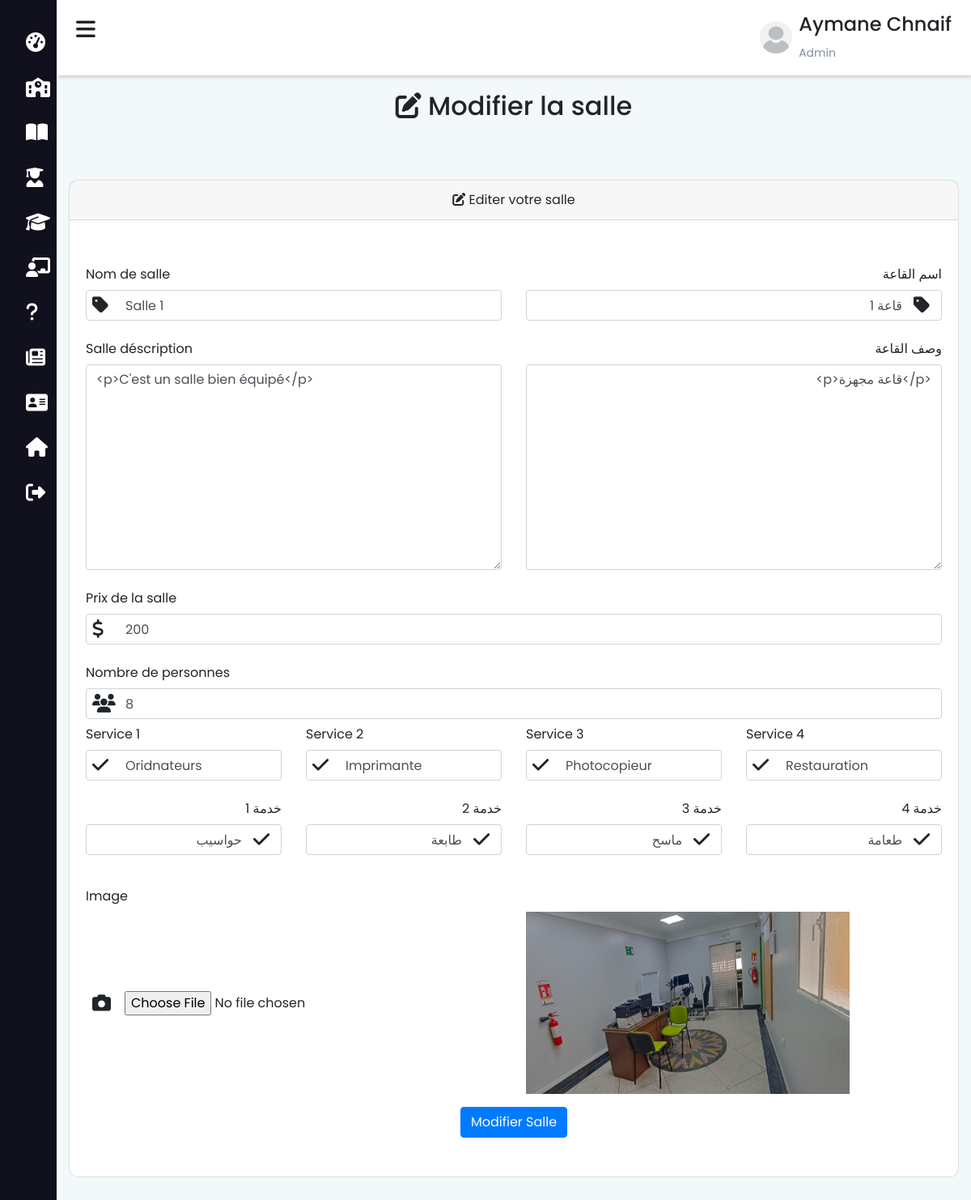
The page /admin/modifier-salle?id=10 (signed in) on the database its author committed.
### tables this page shows
CREATE TABLE `salle` (
  `sal_id` int(11) NOT NULL,
  `sal_nom` varchar(200) NOT NULL,
  `sal_nom_arab` varchar(200) NOT NULL,
  `sal_desc` text NOT NULL,
  `sal_desc_arab` varchar(200) NOT NULL,
  `sal_prix` float NOT NULL,
  `sal_personne` int(11) NOT NULL,
  `sal_image` varchar(200) NOT NULL,
  `sal_service` varchar(200) NOT NULL,
  `sal_service_arab` varchar(200) NOT NULL,
  `sal_service2` varchar(200) NOT NULL,
  `sal_service2_arab` varchar(200) NOT NULL,
  `sal_service3` varchar(200) NOT NULL,
  `sal_service3_arab` varchar(200) NOT NULL,
  `sal_service4` varchar(200) NOT NULL,
  `sal_service4_arab` varchar(200) NOT NULL
);

### admin/modifier-salle.php (the view, shortened to what the rows shown need)
<?php include_once "../session.php"; ?>
<?php
$id = $_GET['id'];
$salles = $data->getSalle();
foreach ($salles as $salle) {
    if ($salle['sal_id'] == $id) {
        $salle_nom = $salle['sal_nom'];
        $salle_nom_arab = $salle['sal_nom_arab'];
        $salle_descr = $salle['sal_desc'];
        $salle_descr_arab = $salle['sal_desc_arab'];
        $salle_prix = $salle['sal_prix'];
        $salle_personne = $salle['sal_personne'];
        $image = $salle['sal_image'];
        $salle_service1 = $salle['sal_service'];
        $salle_service2 = $salle['sal_service2'];
        $salle_service3 = $salle['sal_service3'];
        $salle_service4 = $salle['sal_service4'];
        $salle_service1_arab = $salle['sal_service_arab'];
        $salle_service2_arab = $salle['sal_service2_arab'];
        $salle_service3_arab = $salle['sal_service3_arab'];
        $salle_service4_arab = $salle['sal_service4_arab'];
    }
}
?>
<!DOCTYPE html>
<html lang="fr">
<head>
    <?php
        include_once "../includes/header.php";
    ?>
</head>
<body>
    <div class="main-content">
        <header>
            <?php include 'admin.php' ?>
        </header>
        <div class="container mt-5 pt-5">
            <div class="text-center py-3">
                <h2><i class="fas fa-edit"></i> Modifier la salle</h2>
            </div>
            <div class="row justify-content-center">
                <div class="col-md-12 my-5">
                    <div class="card card-position">
                        <div class="card-body py-5 w-100">
                            <form action="" method="POST" enctype="multipart/form-data">
                                <div class="row">
                                    <div class="col-lg-6">
                                        <div class="row mb-3">
                                            <div class="col-md-12">
                                                <div class="d-flex">
                                                    <i class="fas fa-tag position-awesome"></i>
                                                    <input id="nom_salle" type="text" class="form-control pl-5" name="nom_salle" value="<?php echo $salle_nom ?>" autocomplete="titre" required>
                                                </div>
                                            </div>
                                        </div>
                                    </div>
                                    <div class="col-lg-6">
                                        <div class="row mb-3 text-right">
                                            <div class="col-md-12">
                                                <div class="float-right">
                                                    <i class="fas fa-tag position-awesome-arab"></i>
                                                </div>
                                                <input id="nom_salle_arab" type="text" class="form-control pr-5 text-right" name="nom_salle_arab" value="<?php echo $salle_nom_arab ?>" autocomplete="titre" required>
                                            </div>
                                        </div>
                                    </div>
                                    <div class="col-lg-6">
                                        <div class="row mb-3">
                                            <div class="col-md-12">
                                                <textarea rows="10" class="form-control" id="editor" name="salle_descr" value="" autocomplete="texte" required><?php echo $salle_descr ?></textarea>
                                            </div>
                                        </div>
                                    </div>
                                    <div class="col-lg-6">
                                        <div class="row mb-3 text-right">
                                            <div class="col-md-12">
                                                <textarea rows="10" class="form-control text-right" id="editor2" name="salle_descr_arab" value="" autocomplete="texte" required><?php echo $salle_descr_arab ?></textarea>
                                            </div>
                                        </div>
                                    </div>
                                </div>
                                <div class="row mb-3">
                                    <div class="col-md-12">
                                        <div class="d-flex">
                                            <i class="fas fa-dollar-sign position-awesome"></i>
                                            <input id="salle_prix" type="number" min="1" class="form-control pl-5" name="salle_prix" value="<?php echo $salle_prix ?>" autocomplete="prix" required>
                                        </div>
                                    </div>
                                </div>
                                <div class="row mb-3">
                                    <div class="col-md-12">
                                        <div class="d-flex">
                                            <i class="fas fa-users position-awesome"></i>
                                            <input id="salle_personne" type="number" min="1" class="form-control pl-5" name="salle_personne" value="<?php echo $salle_personne ?>" autocomplete="titre" required>
                                        </div>
                                    </div>
                                    <div class="col-lg-3">
                                        <div class="row mb-3">
                                            <div class="col-md-12">
                                                <div class="d-flex">
                                                    <i class="fas fa-check position-awesome"></i>
                                                    <input id="salle-service1" type="text" class="form-control pl-5" value="<?php echo $salle_service1 ?>" name="salle_service1" autocomplete="prenom" placeholder="Service 1">
                                                </div>
                                            </div>
                                        </div>
                                    </div>
                                    <div class="col-lg-3">
                                        <div class="row mb-3">
                                            <div class="col-md-12">
                                                <div class="d-flex">
                                                    <i class="fas fa-check position-awesome"></i>
                                                    <input id="salle-service2" type="text" class="form-control pl-5" value="<?php echo $salle_service2 ?>" name="salle_service2" autocomplete="nom" placeholder="Service 2">
                                                </div>
                                            </div>
                                        </div>
                                    </div>
                                    <div class="col-lg-3">
                                        <div class="row mb-3">
                                            <div class="col-md-12">
                                                <div class="d-flex">
                                                    <i class="fas fa-check position-awesome"></i>
                                                    <input id="salle-service3" type="text" class="form-control pl-5" value="<?php echo $salle_service3 ?>" name="salle_service3" autocomplete="prenom" placeholder="Service 3">
                                                </div>
                                            </div>
                                        </div>
                                    </div>
                                    <div class="col-lg-3">
                                        <div class="row mb-3">
                                            <div class="col-md-12">
                                                <div class="d-flex">
                                                    <i class="fas fa-check position-awesome"></i>
                                                    <input id="salle-service4" type="text" class="form-control pl-5" value="<?php echo $salle_service4 ?>" name="salle_service4" autocomplete="nom" placeholder="Service 4">
                                                </div>
                                            </div>
                                        </div>
                                    </div>
                                    <div class="col-lg-3">
                                        <div class="row mb-3 text-right">
                                            <div class="col-md-12">
                                                <div class="float-right">
                                                    <i class="fas fa-check position-awesome-arab"></i>
                                                    <input id="salle-service1_arab" type="text" class="form-control pr-5 text-right" value="<?php echo $salle_service1_arab ?>" name="salle_service1_arab" autocomplete="prenom" placeholder="Service 5">
                                                </div>
                                            </div>
                                        </div>
                                    </div>
                                    <div class="col-lg-3">
                                        <div class="row mb-3 text-right">
                                            <div class="col-md-12">
                                                <div class="float-right">
                                                    <i class="fas fa-check position-awesome-arab"></i>
                                                    <input id="salle-service2_arab" type="text" class="form-control pr-5 text-right" value="<?php echo $salle_service2_arab ?>" name="salle_service2_arab" autocomplete="nom" placeholder="Service 6">
                                                </div>
                                            </div>
                                        </div>
                                    </div>
                                    <div class="col-lg-3">
                                        <div class="row mb-3 text-right">
                                            <div class="col-md-12">
                                                <div class="float-right">
                                                    <i class="fas fa-check position-awesome-arab"></i>
                                                </div>
                                                <input id="salle-service3_arab" type="text" class="form-control pr-5 text-right" value="<?php echo $salle_service3_arab ?>" name="salle_service3_arab" autocomplete="prenom" placeholder="Service 7">
                                            </div>
                                        </div>
                                    </div>
                                    <div class="col-lg-3">
                                        <div class="row mb-3 text-right">
                                            <div class="col-md-12">
                                                <div class="float-right">
                                                    <i class="fas fa-check position-awesome-arab"></i>
                                                </div>
                                                <input id="salle-service4_arab" type="text" class="form-control pr-5 text-right" value="<?php echo $salle_service4_arab ?>" name="salle_service4_arab" autocomplete="nom" placeholder="Service 8">
                                            </div>
                                        </div>
                                    </div>
                                </div>
                                <div class="row mb-3 align-items-center">
                                    <div class="col-md-6">
                                        <img src="../images/salles/<?php echo $image ?>" alt="" style="width:400px; height:225px" id="image_display">
                                    </div>
                                </div>
                            </form>
                        </div>
                    </div>
                </div>
            </div>
        </div>
    </div>
</body>
</html>

### rows shown on the page
salle: nom_salle "Salle 1", nom_salle_arab "قاعة 1", salle_descr "<p>C'est un salle bien équipé</p>", salle_descr_arab "<p>قاعة مجهزة</p>", salle_prix "200", salle_personne "8", salle_service1 "Oridnateurs", salle_service2 "Imprimante", salle_service3 "Photocopieur", salle_service4 "Restauration", salle_service1_arab "حواسيب", salle_service2_arab "طابعة", salle_service3_arab "ماسح", salle_service4_arab "طعامة", sal_image (picture)

### other values the page prints
$_SESSION['prenom'] "Aymane"
$_SESSION['nom'] "Chnaif"
